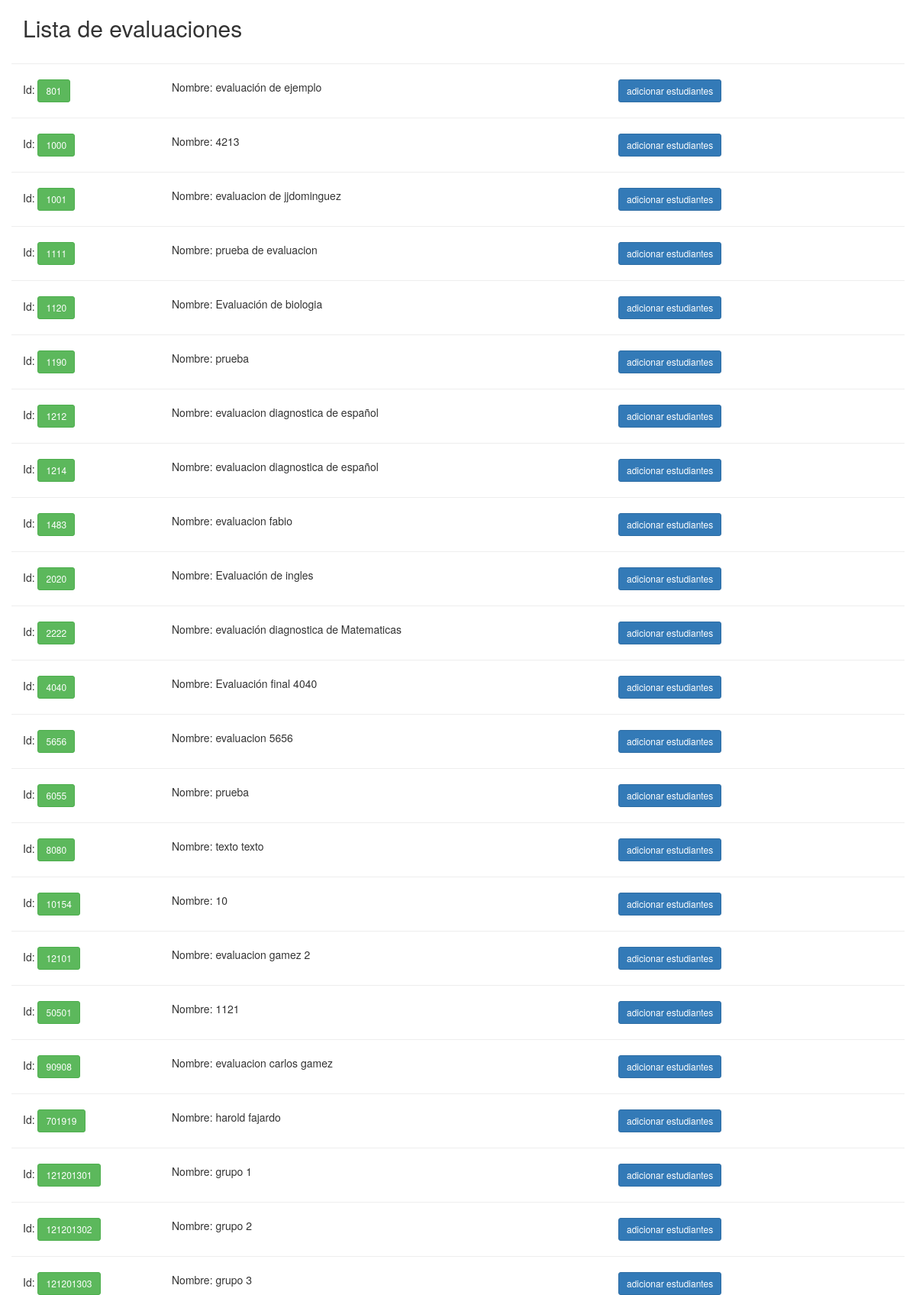
/lista_evaluaciones.php, run on the app's committed database.
### tables this page shows
CREATE TABLE `evaluaciones` (
  `idevaluacion` int(11) NOT NULL,
  `nombre` varchar(500) DEFAULT NULL,
  `fecha_aplicacion` varchar(45) DEFAULT NULL,
  `objetivo` varchar(500) DEFAULT NULL,
  `usuario_idusuario` int(11) NOT NULL,
  `estado` varchar(3) DEFAULT NULL
);

### lista_evaluaciones.php (the view, shortened to what this page needs)
<?php
$conexion = new Conexion();
?>
<!DOCTYPE html>
<html>
<head>
</head>
<?php include_once("inc/estilos.php");
?>
<body>
<div class="container">
<h2>Lista de evaluaciones</h2>
<?php
$consulta=mysqli_query($conexion,"select * from evaluaciones");
  while($filas=mysqli_fetch_array($consulta))
  {
   $jr_idev       =$filas['idevaluacion'];
   $jr_nom_evalua =$filas['nombre'];
?>
  <div class="row">
  <hr width="100%">
    <div class="col-lg-2 col-xs-2 col-sm-2"><?php echo "Id: <label class='btn btn-success btn-sm'>".$jr_idev."</label>";?></div>
	<div class="col-lg-6 col-xs-6 col-sm-6"><?php echo " Nombre: ".$jr_nom_evalua; ?></div>
    <div class="col-lg-4 col-xs-4 col-sm-4"><a class="btn btn-primary btn-sm" href="agregar_estu_evaluacion.php?ideval=<?php echo $jr_idev; ?>" >adicionar estudiantes</a></div>
  </div>
<?php
  }
?>
</div>
</body>
</html>

### inc/estilos.php (shortened to what this page needs)
<link href="css/bootstrap.css" rel="stylesheet">
<link href="css/personal.css" rel="stylesheet">

### data on the page
evaluaciones: idevaluacion "801", nombre "evaluación de ejemplo"
evaluaciones: idevaluacion "1000", nombre "4213"
evaluaciones: idevaluacion "1001", nombre "evaluacion de jjdominguez"
evaluaciones: idevaluacion "1111", nombre "prueba de evaluacion"
evaluaciones: idevaluacion "1120", nombre "Evaluación de biologia"
evaluaciones: idevaluacion "1190", nombre "prueba"
evaluaciones: idevaluacion "1212", nombre "evaluacion diagnostica de español"
evaluaciones: idevaluacion "1214", nombre "evaluacion diagnostica de español"
evaluaciones: idevaluacion "1483", nombre "evaluacion fabio"
evaluaciones: idevaluacion "2020", nombre "Evaluación de ingles"
evaluaciones: idevaluacion "2222", nombre "evaluación diagnostica de Matematicas"
evaluaciones: idevaluacion "4040", nombre "Evaluación final 4040"
evaluaciones: idevaluacion "5656", nombre "evaluacion 5656"
evaluaciones: idevaluacion "6055", nombre "prueba"
evaluaciones: idevaluacion "8080", nombre "texto texto"
evaluaciones: idevaluacion "10154", nombre "10"
evaluaciones: idevaluacion "12101", nombre "evaluacion gamez 2"
evaluaciones: idevaluacion "50501", nombre "1121"
evaluaciones: idevaluacion "90908", nombre "evaluacion carlos gamez"
evaluaciones: idevaluacion "701919", nombre "harold fajardo"
evaluaciones: idevaluacion "121201301", nombre "grupo 1"
evaluaciones: idevaluacion "121201302", nombre "grupo 2"
evaluaciones: idevaluacion "121201303", nombre "grupo 3"
